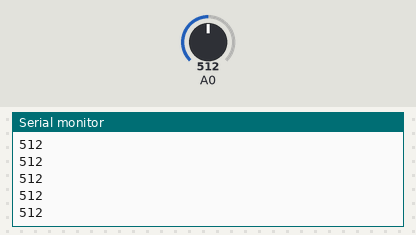
Bench run of a sketch on a simulated Arduino Uno, built with avr-gcc and run on an emulated ATmega328P. Shown: the last lines printed to the serial monitor. The inputs (shaded band) are chosen by the test bench; at power-on: A0 = 512.

Above: at 1.2 s.
1.3 s: A0 set to 716
At 1.8 s:
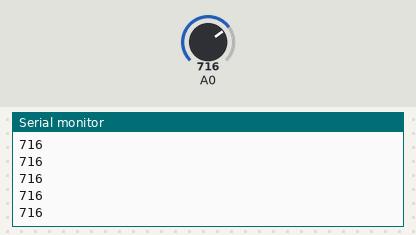
2.8 s: A0 set to 900
At 3.3 s:
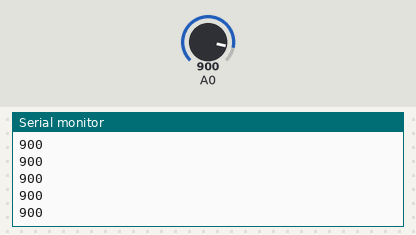
Timing chart, 0 to 5.8 s (numbered marks = the images above; inputs shaded):
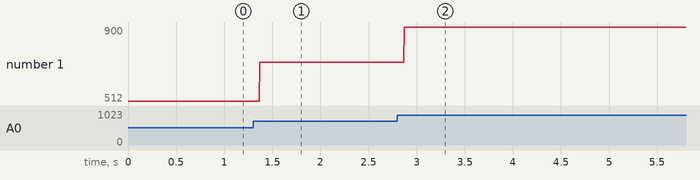

Measured:
- after the input at 1.3 s, the serial monitor: prints a new line after 0.07 s (image 1)
- after the input at 2.8 s, the serial monitor: prints a new line after 0.07 s (image 2)
- plotted number 1: 512 → 716 after the input at 1.3 s, 716 → 900 after the input at 2.8 s

The sketch:

lightsensor.ino
```cpp
int sensorValue = 0;

void setup()
{
  pinMode(A0, INPUT);
  Serial.begin(9600);

}

void loop()
{
  // read the value from the sensor
  sensorValue = analogRead(A0);
  // print the sensor reading so you know its range
  Serial.println(sensorValue);

}
```
